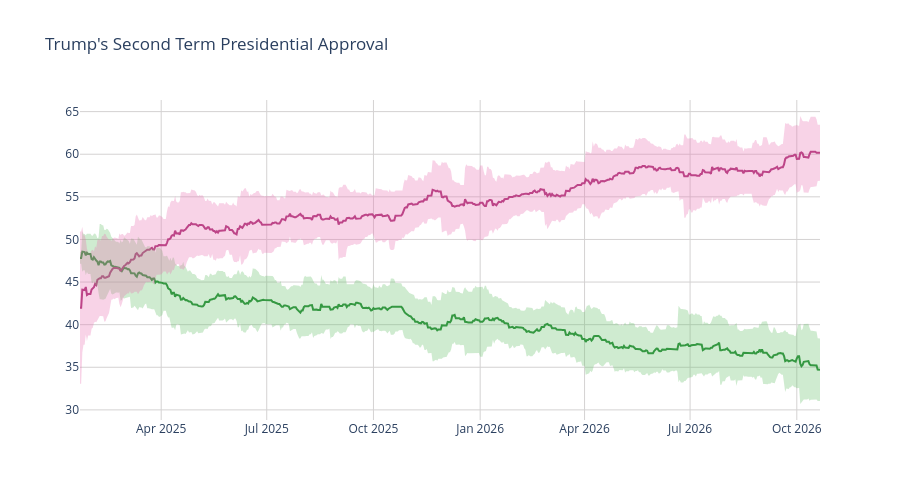

Notebook code for this chart:
### Code cell
disappr_ci_hex = "#e86eaf"
appr_ci_hex = "#60be65"
disappr_ci_rgba = "rgba(232, 110, 175, 0.3)"
appr_ci_rgba = "rgba(96, 190, 101, 0.3)"
grid_col = "#d4d2d2"


# Approve
fig = go.Figure(go.Scatter(
    x=pres['end_date'],
    y=pres['approve'],
    hovertemplate="%{y:.2f}%",
    name="<b>Approve</b>",
    line=dict(color="#228833"),
    showlegend=False
))

# Disapprove
fig.add_trace(go.Scatter(
    x=pres['end_date'],
    y=pres['disapprove'],
    hovertemplate="%{y:.2f}%",
    name="<b>Disapprove</b>",
    line=dict(color="#aa3377"),
    showlegend=False
    )
)

# Approve CI
fig.add_traces([

    # Upper bound
    go.Scatter(
        x=pres['end_date'],
        y=pres['approve_upper_ci'],
        marker=dict(color=appr_ci_hex),
        line=dict(width=0),
        mode='lines',
        showlegend=False,
        hoverinfo="skip"
    ),

    # Lower bound
    go.Scatter(
        x=pres['end_date'],
        y=pres['approve_lower_ci'],
        marker=dict(color=appr_ci_hex),
        line=dict(width=0),
        mode='lines',
        fillcolor=appr_ci_rgba,
        fill="tonexty",
        showlegend=False,
        hoverinfo="skip"
    )
])

# Disapprove CI
fig.add_traces([

    # Upper bound
    go.Scatter(
        x=pres['end_date'],
        y=pres['disapprove_upper_ci'],
        marker=dict(color=disappr_ci_hex),
        line=dict(width=0),
        mode='lines',
        showlegend=False,
        hoverinfo="skip"
    ),

    # Lower bound
    go.Scatter(
        x=pres['end_date'],
        y=pres['disapprove_lower_ci'],
        marker=dict(color=disappr_ci_hex),
        line=dict(width=0),
        mode='lines',
        fillcolor=disappr_ci_rgba,
        fill="tonexty",
        showlegend=False,
        hoverinfo="skip"
    )
])

fig.update_layout(
    title=dict(text="Trump's Second Term Presidential Approval"),
    hovermode="x"
)

fig.update_xaxes(gridcolor=grid_col)
fig.update_yaxes(gridcolor=grid_col)

fig.update_layout(hovermode="x", hoverlabel_align="right", plot_bgcolor="rgba(0, 0, 0, 0)", height=500)
fig.show()

### Figure 1 — Plotly figure (JSON) as saved in the notebook; plotly's stock layout.template omitted (floating-point values rounded to 4 significant figures; data arrays with more than 128 entries replaced by an {"elided": "..."} marker saying what was removed)
{"data": [{"hovertemplate": "%{y:.2f}%", "line": {"color": "#228833"}, "name": "<b>Approve</b>", "showlegend": false, "type": "scatter", "x": {"elided": "639 str values"}, "y": {"elided": "639 float values"}}, {"hovertemplate": "%{y:.2f}%", "line": {"color": "#aa3377"}, "name": "<b>Disapprove</b>", "showlegend": false, "type": "scatter", "x": {"elided": "639 str values"}, "y": {"elided": "639 float values"}}, {"hoverinfo": "skip", "line": {"width": 0}, "marker": {"color": "#60be65"}, "mode": "lines", "showlegend": false, "type": "scatter", "x": {"elided": "639 str values"}, "y": {"elided": "639 float values"}}, {"fill": "tonexty", "fillcolor": "rgba(96, 190, 101, 0.3)", "hoverinfo": "skip", "line": {"width": 0}, "marker": {"color": "#60be65"}, "mode": "lines", "showlegend": false, "type": "scatter", "x": {"elided": "639 str values"}, "y": {"elided": "639 float values"}}, {"hoverinfo": "skip", "line": {"width": 0}, "marker": {"color": "#e86eaf"}, "mode": "lines", "showlegend": false, "type": "scatter", "x": {"elided": "639 str values"}, "y": {"elided": "639 float values"}}, {"fill": "tonexty", "fillcolor": "rgba(232, 110, 175, 0.3)", "hoverinfo": "skip", "line": {"width": 0}, "marker": {"color": "#e86eaf"}, "mode": "lines", "showlegend": false, "type": "scatter", "x": {"elided": "639 str values"}, "y": {"elided": "639 float values"}}], "layout": {"height": 500, "hoverlabel": {"align": "right"}, "hovermode": "x", "plot_bgcolor": "rgba(0, 0, 0, 0)", "title": {"text": "Trump's Second Term Presidential Approval"}, "xaxis": {"gridcolor": "#d4d2d2"}, "yaxis": {"gridcolor": "#d4d2d2"}}}
